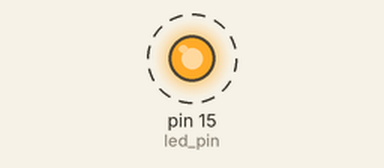
A program run on a simulated MicroPython board. Parts: output pins drawn as LEDs (lit = HIGH). Dashed ring = blinking.

Above: at 0.5 s.
Timing chart, 0 to 4.6 s (numbered marks = the images above):
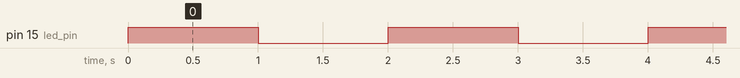

Measured:
- by itself, pin 15 (led_pin): alternates HIGH for 1.0 s and LOW for 1.0 s

The program:

Blinking.py
```python
# Import Library
from machine import Pin
from time import sleep

# Pin Setup
led_pin = Pin(15,Pin.OUT)

# LED Blinking every 1 second
while True:
  led_pin.value(1) # Turn on LED
  sleep(1) # Sleep for 1 second
  led_pin.value(0) # Turn off LED
  sleep(1) # Sleep for 1 second

# Link : https://wokwi.com/projects/420875564825029633
```
